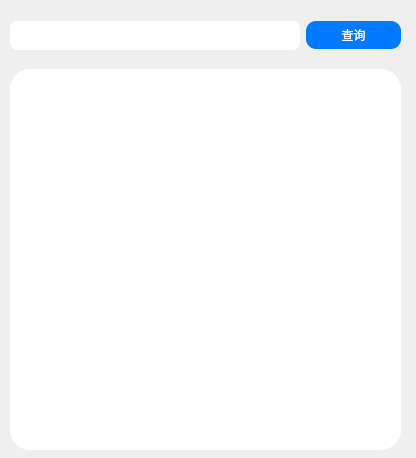
<?xml version="1.0" encoding="UTF-8"?>
<ui version="4.0">
 <class>History</class>
 <widget class="QDialog" name="History">
  <property name="geometry">
   <rect>
    <x>0</x>
    <y>0</y>
    <width>416</width>
    <height>458</height>
   </rect>
  </property>
  <property name="windowTitle">
   <string>历史记录</string>
  </property>
  <widget class="QWidget" name="horizontalLayoutWidget">
   <property name="geometry">
    <rect>
     <x>10</x>
     <y>10</y>
     <width>391</width>
     <height>51</height>
    </rect>
   </property>
   <layout class="QHBoxLayout" name="horizontalLayout">
    <item>
     <widget class="QLineEdit" name="keyword">
      <property name="styleSheet">
       <string notr="true">QLineEdit{
	border:none;
	border-radius:7px;
	padding:2px 4px;
	font: 10pt &quot;Candara&quot;;
   height:25px;
 }
</string>
      </property>
     </widget>
    </item>
    <item>
     <widget class="QPushButton" name="search">
      <property name="styleSheet">
       <string notr="true">
QPushButton {
               background-color:#007BFF;
               color: white;
               padding: 5px;
               border: none;
               border-radius: 10px;
               width:85px;
 }

QPushButton:hover {
              background-color:  #9cd3fa;
}</string>
      </property>
      <property name="text">
       <string>查询</string>
      </property>
     </widget>
    </item>
   </layout>
  </widget>
  <widget class="QWidget" name="verticalLayoutWidget">
   <property name="geometry">
    <rect>
     <x>10</x>
     <y>69</y>
     <width>391</width>
     <height>381</height>
    </rect>
   </property>
   <layout class="QVBoxLayout" name="verticalLayout">
    <item>
     <widget class="QTextBrowser" name="messageTextBrowser">
      <property name="styleSheet">
       <string notr="true">QTextBrowser { background-color: white; border: none; border-radius: 20px; }</string>
      </property>
     </widget>
    </item>
   </layout>
  </widget>
 </widget>
 <resources/>
 <connections/>
</ui>
